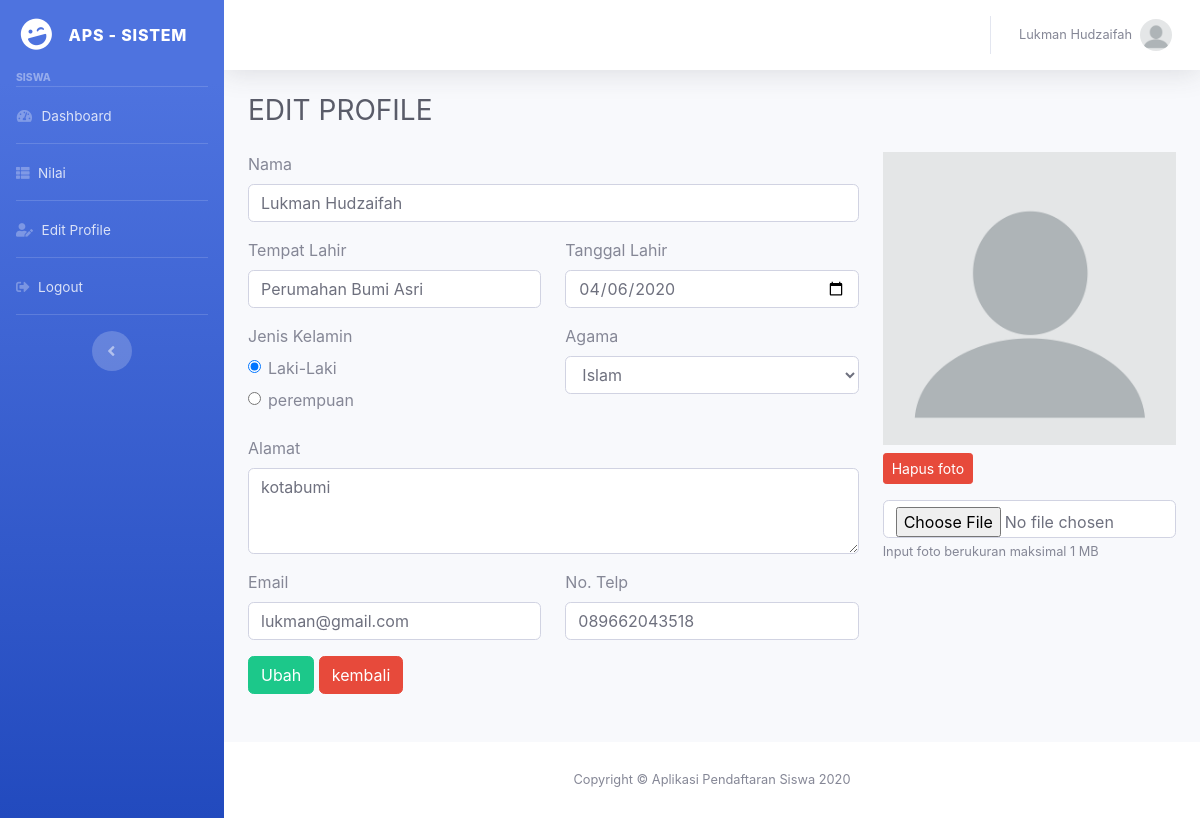
Screenshot of /siswa/editprofil.php (signed in) with the database file from the repository.
### tables this page shows
CREATE TABLE `pendaftar` (
  `id` int(11) NOT NULL,
  `nama` varchar(100) DEFAULT NULL,
  `tmpt_lahir` varchar(100) DEFAULT NULL,
  `tgl_lahir` date DEFAULT NULL,
  `jenis_kelamin` enum('L','P') DEFAULT NULL,
  `agama` varchar(45) DEFAULT NULL,
  `alamat` text DEFAULT NULL,
  `email` varchar(100) DEFAULT NULL,
  `telepon` varchar(45) DEFAULT NULL,
  `foto` varchar(100) NOT NULL,
  `users_id` int(11) DEFAULT NULL
);

### config/autoload.php (called while the page is built, shortened)
<?php
$base_url = "http://localhost/pendaftaran";
?>

### siswa/editprofil_control.php (called while the page is built, shortened)
<?php
$id_user = $_SESSION['id_users'];
$sql_pendaftar = "SELECT * FROM pendaftar WHERE users_id = '$id_user'";
$result_pendaftar = mysqli_query($koneksi, $sql_pendaftar);
if(mysqli_num_rows($result_pendaftar)){
  $data_pendaftar = mysqli_fetch_array($result_pendaftar);
}
?>

### siswa/editprofil.php (the view, shortened to what this page needs)
<?php include "../config/autoload.php"; ?>
<?php include "editprofil_control.php"; ?>
<?php include "../template/header.php"; ?>
<div class="container-fluid">
  <h1 class="h3 mb-4 text-gray-800">EDIT PROFILE</h1>
  <form class="user" method="POST" action="<?= $base_url; ?>/siswa/editprofil.php" enctype="multipart/form-data">
    <div class="row">
      <div class="col-md-8">
        <div class="form-group">
          <label for="nama">Nama</label>
          <input type="text" name="nama" class="form-control" id="nama" value="<?= $data_pendaftar['nama']; ?>" placeholder="nama anda">
        </div>
        <div class="form-group row">
          <div class="col-md-6">
            <label for="tmpt_lahir">Tempat Lahir</label>
            <input type="text" name="tmpt_lahir" class="form-control" id="tmpt_lahir" value="<?= $data_pendaftar['tmpt_lahir']; ?>" placeholder="tempat lahir">
          </div>
          <div class="col-md-6">
            <label for="tgl_lahir">Tanggal Lahir</label>
            <input type="date" name="tgl_lahir" class="form-control" id="tgl_lahir" value="<?= $data_pendaftar['tgl_lahir']; ?>" placeholder="tanggal lahir">
          </div>
        </div>
        <div class="form-group row">
          <div class="col-md-6">
            <label for="jk">Jenis Kelamin</label>
            <?php
            $laki = '';
            $perempuan = '';
            if ($data_pendaftar['jenis_kelamin'] == "L") {
              $laki = "checked";
            } else {
              $perempuan = "checked";
            }
            ?>
            <div class="form-check">
              <input type="radio" name="jenis_kelamin" class="form-check-input" id="laki" value="L" <?= $laki; ?>>
              <label for="laki">Laki-Laki</label>
            </div>
            <div class="form-check">
              <input type="radio" name="jenis_kelamin" class="form-check-input" id="perempuan" value="P" <?= $perempuan; ?>>
              <label for="perempuan">perempuan</label>
            </div>
          </div>
          <div class="col-md-6">
            <label for="agama">Agama</label>
            <select name="agama" id="agama" class="form-control">
              <option value="islam" <?php if ($data_pendaftar['agama'] == 'islam') {
                                      echo "selected";
                                    }  ?>>Islam</option>
            </select>
          </div>
        </div>
        <div class="form-group">
          <label for="alamat">Alamat</label>
          <textarea name="alamat" class="form-control" id="alamat" cols="30" rows="3"><?= $data_pendaftar['alamat'] ?></textarea>
        </div>
        <div class="form-group row">
          <div class="col-md-6">
            <label for="email">Email</label>
            <input type="email" name="email" id="email" class="form-control" value="<?= $data_pendaftar['email'] ?>" placeholder="Email Aktif">
          </div>
          <div class="col-md-6">
            <label for="telepon">No. Telp</label>
            <input type="text" name="telepon" id="telepon" class="form-control" value="<?= $data_pendaftar['telepon'] ?>" placeholder="Nomor telepon">
          </div>
        </div>
      </div>
      <div class="col-md-4">
        <?php
        if ($data_pendaftar['foto'] == null) {
          $foto = '../assets/img/ava.png';
        } else {
          $foto = '../upload/' . $data_pendaftar['foto'];
        }
        ?>
        <img src="<?= $foto; ?>" alt="foto profil" class="img-fluid">
        <a href="hapus_control.php?id=<?=$data_pendaftar['id']; ?>" class="btn btn-danger btn-sm my-2" onclick="return confirm('yakin hapus foto?')" >Hapus foto</a>
        <input type="file" name="foto" class="form-control mt-2">
        <small>Input foto berukuran maksimal 1 MB</small>
      </div>
      <div class="col-md-12">
        <button type="submit" class="btn btn-success mb-5" name="btn_simpan" value="simpan_profil">Ubah</button>
        <a href="dashboard.php" class="btn btn-danger mb-5">kembali</a>
      </div>
    </div>
  </form>
</div>
<?php include "../template/footer.php" ?>

### rows the page displays
pendaftar: nama "Lukman Hudzaifah", tmpt_lahir "Perumahan Bumi Asri", tgl_lahir "04/06/2020", alamat "kotabumi", email "lukman@gmail.com", telepon "089662043518"

### other values shown
$_SESSION['level'] "SISWA"
$_SESSION['nama'] "Lukman Hudzaifah"
